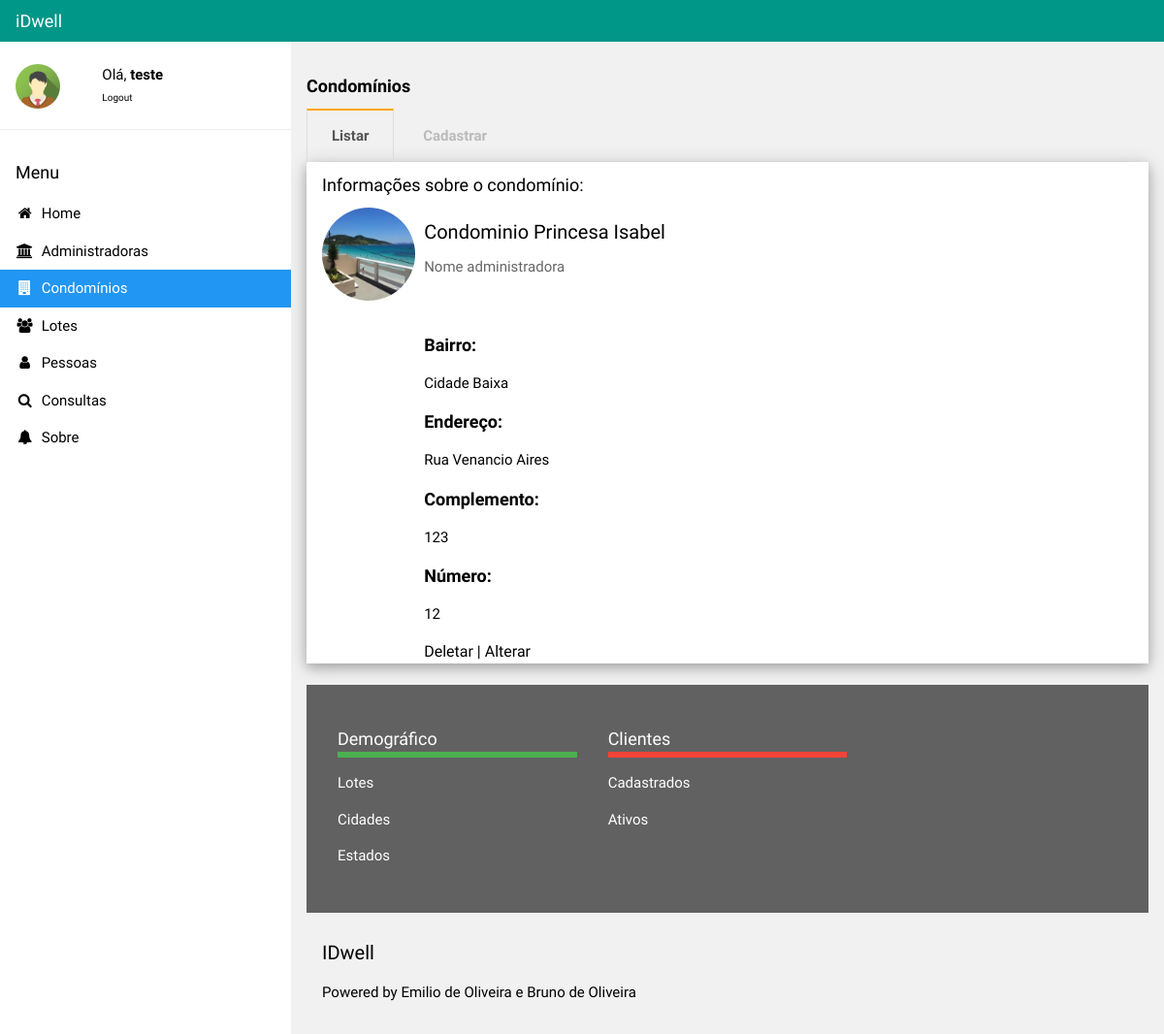
The app's page /visualizaCondominio.php?Id=1 (signed in) with its own data.
### tables this page shows
CREATE TABLE `condominios` (
  `idCondominio` int(11) NOT NULL,
  `bairro` varchar(50) NOT NULL,
  `endereco` varchar(50) NOT NULL,
  `complemento` varchar(10) NOT NULL,
  `numero` varchar(10) NOT NULL,
  `nomeCondominio` varchar(50) NOT NULL,
  `imgId` varchar(100) NOT NULL,
  `idPessoa` int(11) NOT NULL,
  `idAdmin` int(11) NOT NULL
);

### visualizaCondominio.php (the view, shortened to what this page needs)
<?php
  $usuario = $_SESSION['login'];
?>
<!DOCTYPE html>
<html>
<link rel="stylesheet" href="css/ppi-default.css">
<link rel="stylesheet" href="https://cdnjs.cloudflare.com/ajax/libs/font-awesome/4.7.0/css/font-awesome.min.css">
<link rel="stylesheet" href="css/style.css">
<body class="ppi-default-light-grey">
<div class="ppi-default-bar ppi-default-top ppi-default-teal ppi-default-large" style="z-index:4">
  <span class="ppi-default-bar-item ppi-default-left">iDwell</span>
</div>
<nav class="ppi-default-sidebar ppi-default-collapse ppi-default-white ppi-default-animate-left" style="z-index:3;width:300px;" id="mySidebar"><br>
  <div class="ppi-default-container ppi-default-row">
    <div class="ppi-default-col s4">
      <img src="./images/avatar2.png" class="ppi-default-circle ppi-default-margin-right" style="width:46px">
    </div>
    <?php
    print("<div class='ppi-default-col s8 ppi-default-bar'>");
    print("<span>Olá, <strong>$usuario</strong></span><br>");
    print("<span><font size='1'><a href='./logout.php'>Logout</a></font></span></h6><br>");
    print("</div>");
    ?>
  </div>
  <hr>
  <div class="ppi-default-container">
    <h5>Menu</h5>
  </div>
  <div class="ppi-default-bar-block">
    <a href="./index.php" class="ppi-default-bar-item ppi-default-button ppi-default-padding"><i class="fa fa-home fa-fw"></i>  Home</a>
    <a href="./administradoras.php" class="ppi-default-bar-item ppi-default-button ppi-default-padding"><i class="fa fa-bank fa-fw"></i>  Administradoras</a>
    <a href="./condominios.php" class="ppi-default-bar-item ppi-default-button ppi-default-padding ppi-default-blue"><i class="fa fa-building fa-fw"></i>  Condomínios</a>
    <a href="./lotes.php" class="ppi-default-bar-item ppi-default-button ppi-default-padding"><i class="fa fa-users fa-fw"></i>  Lotes</a>
    <a href="./pessoas.php" class="ppi-default-bar-item ppi-default-button ppi-default-padding"><i class="fa fa-user fa-fw"></i>  Pessoas</a>
    <a href="./consultas.php" class="ppi-default-bar-item ppi-default-button ppi-default-padding"><i class="fa fa-search fa-fw"></i>  Consultas</a>
    <a href="./sobre.php" class="ppi-default-bar-item ppi-default-button ppi-default-padding"><i class="fa fa-bell fa-fw"></i>  Sobre</a><br><br>
  </div>
</nav>
<div class="ppi-default-main" style="margin-left:300px;margin-top:43px;">
  <header class="ppi-default-container" style="padding-top:22px">
    <h5><b>Condomínios</b></h5>
  </header>
  <div class="ppi-default-container">
  <div class="middle-menu">
  <label for="tab1"><a href="./condominios.php">Listar</a></label>
  <label for="tab2"><a href="./cad_condominio.php">Cadastrar</a></label>
</div>
  <div class="ppi-default-container ppi-default-ul ppi-default-card-4 ppi-default-white">
    <h5>Informações sobre o condomínio:</h5>
      <?php
        $Id=$_GET['Id'];
        $ok = conecta_bd() or die ("Não é possível conectar-se ao servidor.");
        $result=mysqli_query($ok, "select * from condominios where idCondominio='$Id'") or die ("Não é possível retornar dados do condomínio!");
        $linha=mysqli_fetch_array($result);
        $Nome=$linha["nomeCondominio"];
        $Endereco=$linha["endereco"];
        $Comp=$linha['complemento'];
        $Bairro=$linha["bairro"];
        $Num=$linha['numero'];
        $Imagem=$linha['imgId'];
      ?>
        <div class='ppi-default-row'>
        <div class='ppi-default-col m2 text-center'>
        <img class='ppi-default-circle' src=<?php print("./images/$Imagem")?> style='width:96px;height:96px'>
        </div>
        <div class='ppi-default-col m10 ppi-default-container'>
        <h4><a href='visualizaCondominio.php?Id=$Id'><?php print("$Nome")?></a></h4>
        <span class='ppi-default-opacity ppi-default-medium'> Nome administradora</span>
        <div class="ppi-default-row ">
        <BR>  <BR>
        <h5><b>Bairro:</b></h5>
        <p><?php print("$Bairro")?></p>
        <h5><b>Endereço:</b></h5>
        <p><?php print("$Endereco")?></p>
        <h5><b>Complemento:</b></h5>
        <p><?php print("$Comp")?></p>
        <h5><b>Número:</b></h5>
        <p><?php print("$Num")?></p>
        <font size='3'><a href='deletarCondominio.php?Id=<?php print($Id)?>'>Deletar | </a></font>
        <font size='3'><a href='alterarCondominio.php?Id=<?php print($Id)?>'>Alterar</a></font>
        </div>
      </div>
    </div>
  </div>
  <br>
  <div class="ppi-default-container ppi-default-dark-grey ppi-default-padding-32">
    <div class="ppi-default-row">
      <div class="ppi-default-container ppi-default-third">
        <h5 class="ppi-default-bottombar ppi-default-border-green">Demográfico</h5>
        <p>Lotes</p>
        <p>Cidades</p>
        <p>Estados</p>
      </div>
      <div class="ppi-default-container ppi-default-third">
        <h5 class="ppi-default-bottombar ppi-default-border-red">Clientes</h5>
        <p>Cadastrados</p>
        <p>Ativos</p>
      </div>
    </div>
  </div>
  <footer class="ppi-default-container ppi-default-padding-16 ppi-default-light-grey">
    <h4>IDwell</h4>
    <p>Powered by Emilio de Oliveira e Bruno de Oliveira</a></p>
  </footer>
  </div>
</body>
</html>

### css/style.css (style rules this page uses)
label { display: inline-block; margin: 0 0 -1px; padding: 15px 25px; font-weight: 600; text-align: center; color: #bbb; border: 1px solid transparent; }
label:before { font-family: fontawesome; font-weight: normal; }
.checked + label { color: #555; border: 1px solid #ddd; border-top: 2px solid orange; border-bottom: 1px solid #fff; }

### visualizaCondominio.php (style rules this page uses)
html,body,h1,h2,h3,h4,h5 { font-family: "Raleway", sans-serif }

### records on screen
condominios: imgId (picture), nomeCondominio "Condominio Princesa Isabel", bairro "Cidade Baixa", endereco "Rua Venancio Aires", complemento "123", numero "12"

### other values on screen
$usuario "teste"
